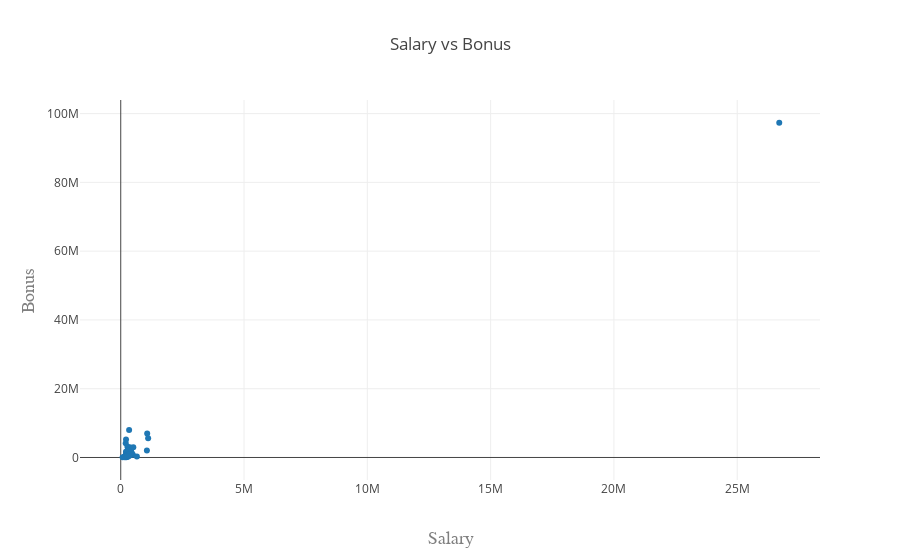

Here is the notebook cell this chart was saved with:
### Code cell
# using plotly to plot interactive plots offline

def scatter_plot(df, x_name, y_name, x_label, y_lable, title):
    
    # Create a trace
    trace = go.Scatter(
        x = df.loc[:, x_name],
        y = df.loc[:, y_name],
        mode = 'markers',
        text = df.index
    )

    data = [trace]

    # Define layout
    layout = go.Layout(
        title = title,
        xaxis = dict(
            title = x_label,
            titlefont = dict(
                family = 'Courier New, monospace',
                size = 18,
                color = '#7f7f7f'
            )
        ),
        yaxis=dict(
            title = y_lable,
            titlefont = dict(
                family = 'Courier New, monospace',
                size = 18,
                color = '#7f7f7f'
            )
        )
    )
    fig = go.Figure(data=data, layout=layout)

    # Plot and embed in ipython notebook!
    iplot(fig, filename='basic-scatter')

scatter_plot(df, 'salary', 'bonus', 'Salary', 'Bonus', 'Salary vs Bonus')

### Figure 1 — Plotly figure (JSON) as saved in the notebook; plotly's stock layout.template omitted (floating-point values rounded to 4 significant figures; data arrays with more than 128 entries replaced by an {"elided": "..."} marker saying what was removed)
{"data": [{"mode": "markers", "text": {"elided": "146 str values"}, "type": "scatter", "x": {"elided": "146 int values"}, "y": {"elided": "146 int values"}}], "layout": {"title": "Salary vs Bonus", "xaxis": {"title": "Salary", "titlefont": {"color": "#7f7f7f", "family": "Courier New, monospace", "size": 18}}, "yaxis": {"title": "Bonus", "titlefont": {"color": "#7f7f7f", "family": "Courier New, monospace", "size": 18}}}}
